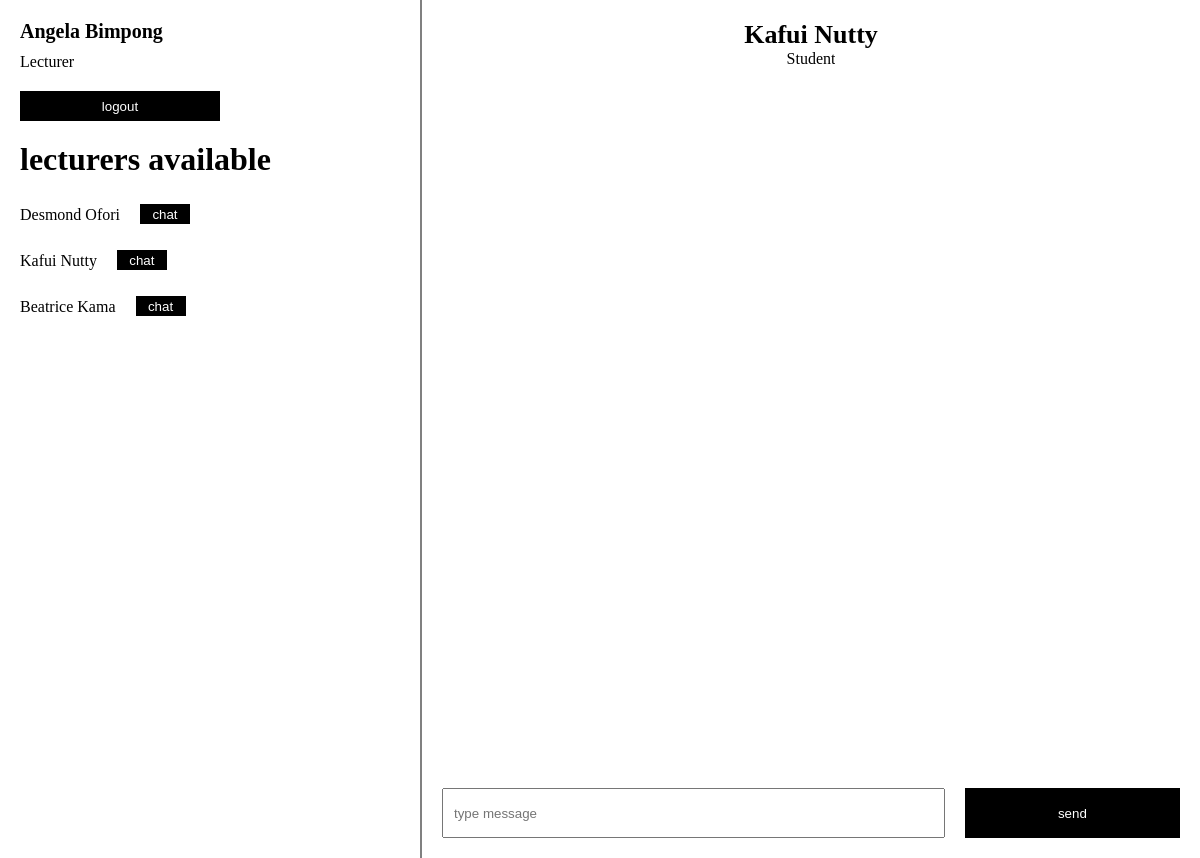
The app's page /chat.php?oomfid=837835Stu (signed in) with its own data.
### tables this page shows
CREATE TABLE `users` (
  `id` int(11) NOT NULL,
  `unique_id` varchar(255) NOT NULL,
  `fname` varchar(255) NOT NULL,
  `lname` varchar(255) NOT NULL,
  `username` varchar(255) NOT NULL,
  `password` varchar(255) NOT NULL,
  `status` varchar(255) NOT NULL,
  `role` varchar(255) NOT NULL
);

### chat.php (the view, shortened to what this page needs)
<?php
include './connection.php';
$username= $_SESSION['username'];
$sql= "SELECT * FROM `users` WHERE username= '$username'";
$result= mysqli_query($con,$sql);
$row= mysqli_fetch_assoc($result);
$fname= $row['fname'];
$lname= $row['lname'];
$fullname = $fname." ".$lname;
$role=$row['role'];
$id = $_GET['oomfid'];
$sqlview= "SELECT * from `users` WHERE unique_id= '$id'";
$resultview=mysqli_query($con,$sqlview);
$rowview=mysqli_fetch_assoc($resultview);
$firstname=$rowview['fname'];
$lastname=" ".$rowview['lname'];
$lecturerName = $firstname.$lastname;
$lecRole=$rowview['role'];
?>
<!DOCTYPE html>
<html lang="en">
<head>
    <link rel="stylesheet" href="chat12.css">
</head>
<body>
    <div class="container">
        <div class="left">
            <div class="profile">
                <p class="name"><?php echo $fullname;?></p>
                <p class="role"><?php echo $role;?></p>
            </div>
            <button onclick="location.href='./logout.php'">logout</button>
            <div class="others">
                <p class="side-title">lecturers available</p>
                <div class="list">
                    <?php
                        include './connection.php';
                        $sqldisplay= "SELECT * FROM `users` WHERE NOT role='$role'";
                        $resultdisplay= mysqli_query($con, $sqldisplay);
                        if($resultdisplay){
                        while($rowdisplay=mysqli_fetch_assoc($resultdisplay)){
                            $unique_id=$rowdisplay['unique_id'];
                            $firstname=$rowdisplay['fname'];
                            $lastname=" ".$rowdisplay['lname'];
                            $fullname=$firstname.$lastname;
                            echo"
                            <div class=\"person\">
                                <div class=\"person-top\">
                                    <img src=\"\" alt=\"\">
                                    <p class=\"person-name\">$fullname</p>
                                </div>
                                <button onclick=\"location.href = 'chat.php?oomfid=".$unique_id."'\">chat</button>
                            </div>
                            ";
                        }
                        }
        ?>
                </div>
            </div>
        </div>
        <div class="right">
            <div class="right-top">
                <p class="name"><?php echo $lecturerName;?></p>
                <p class="role"><?php echo $lecRole;?></p>
            </div>
            <div class="right-chat">
            </div>
            <div class="message-box">
                <form action="./chat.php?oomfid=<?php echo $id;?>" method="post">
                    <input type="text" name="message" id="message" placeholder="type message">
                    <input type="submit" value="send" name="submit">
                </form>
            </div>
        </div>
    </div>
</body>
</html>

### chat12.css (style rules this page uses)
* { margin: 0; padding: 0; box-sizing: border-box; text-decoration: none; overflow-x: hidden; }
.container { display: flex; width: 100vw; min-height: 100vh; justify-content: space-between; }
.left { width: 35vw; display: flex; flex-direction: column; gap: 20px; padding: 20px; }
.profile { display: flex; flex-direction: column; align-items: flex-start; gap: 10px; }
.name { font-weight: bold; font-size: 20px; }
.role { font-weight: lighter; text-transform: capitalize; }
.left button { width: 200px; background-color: black; color: white; height: 30px; border: none; cursor: pointer; }
.others { display: flex; flex-direction: column; gap: 10px; }
.others .side-title { font-weight: bolder; font-size: 32px; }
.list { display: flex; flex-direction: column; align-items: flex-start; gap: 10px; }
.person { display: flex; align-items: flex-end; justify-content: space-between; gap: 20px; }
.person button { width: 50px; height: 20px; cursor: pointer; }
.right { width: 65vw; min-height: 90vh; display: flex; flex-direction: column; align-items: center; padding: 20px; border-left: 2px solid gray; justify-content: space-between; }
.right-top { display: flex; flex-direction: column; align-items: center; width: 100%; }
.right-top .name { font-size: 26px; }
.right-chat { width: 100%; min-height: 90vh; display: flex; flex-direction: column; align-items: flex-start; padding: 5px; gap: 5px; }
.message-box { width: 100%; display: flex; align-items: center; justify-content: center; }
.message-box form { display: flex; align-items: center; justify-content: center; gap: 20px; width: 100%; }
.message-box form input { height: 50px; }
.message-box form input:first-child { width: 70%; padding: 10px; }
.message-box form input:last-child { width: 30%; color: white; background-color: black ; border: none; }

### records on screen
users: fullname "Angela Bimpong", role "Lecturer"
users: fullname "Desmond Ofori"
users: fullname "Kafui Nutty", lecturerName "Kafui Nutty", role "Student"
users: fullname "Beatrice Kama"
